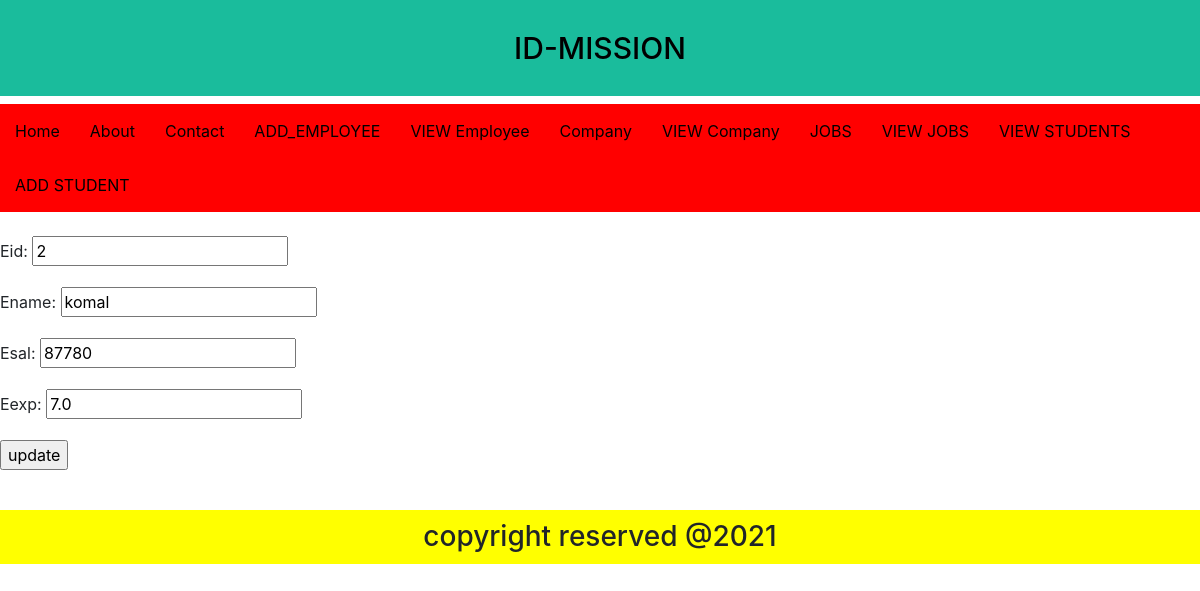
/Emp/eupdate/2/, run on the app's committed database.
### EmployeeApp/models.py (models this page shows, shortened)
class Employee(models.Model):
    eid = models.IntegerField(primary_key=True)
    ename = models.CharField(max_length=50)
    esal= models.IntegerField()
    eexp = models.FloatField()

### EmployeeApp/views.py (the view)
# urls.py: path('eupdate/<int:id>/',views.Update_Emp, name='EUpdate'),
def Update_Emp(request,id):
    em = Employee.objects.get(eid=id)
    if request.method == 'POST':
        form = EmployeeForm(request.POST,instance=em)
        if form.is_valid():
            form.save()
            return redirect("/Emp/view/")
        return render(request,"EmployeeApp/update.html",{'em':em})
    else :
        emp = EmployeeForm(instance=em)
        template_name= "EmployeeApp/update.html"
        context = {'emp':emp}
        return render(request,template_name,context)

### EmployeeApp/forms.py
class EmployeeForm(forms.ModelForm):
    class Meta:
        model = Employee
        fields = '__all__'

### templates/EmployeeApp/update.html (shortened to what this page needs)
{% extends 'EmployeeApp/base.html' %}
{% block content %}
    <form action="" method="post">
        {{ emp.as_p }}
    <input type="submit" value="update">
    </form>
{% endblock %}

### data on the page
Employee: eid "2", ename "komal", esal "87780", eexp "7.0"
